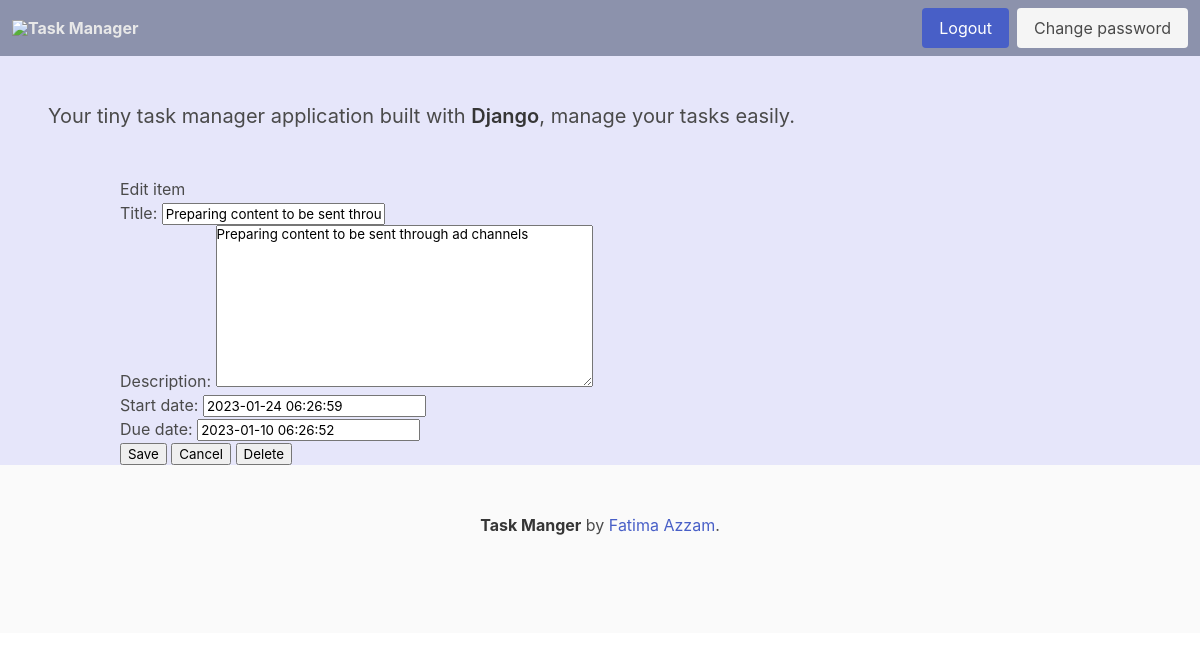
Page /task/4/ (signed in) on the earlier database version.
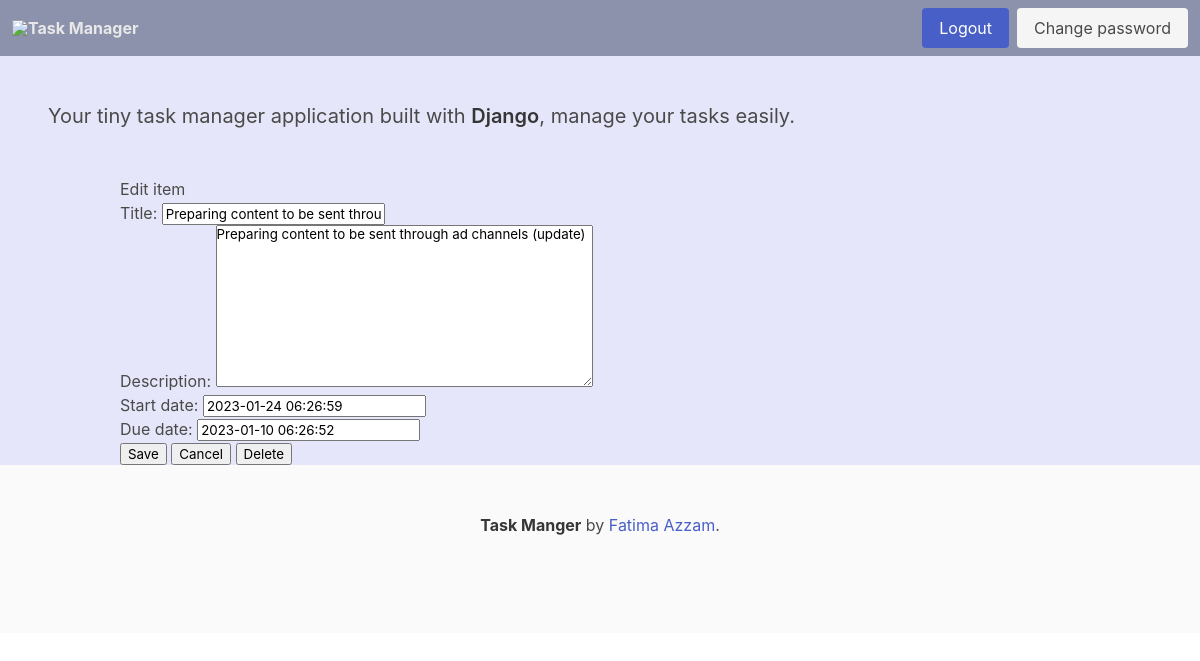
Same page on the later database version.
### task_app/models.py (models this page shows, shortened)
class TaskItem(models.Model):
    title = models.CharField(max_length=100)
    description = models.TextField(null=True, blank=True)
    created_date = models.DateTimeField(auto_now_add=True)
    start_date = models.DateTimeField(default=timezone.now)
    due_date = models.DateTimeField(default=one_week_hence)
    class Meta:
        ordering = ["due_date"]

### task_app/views.py (the view)
# urls.py: path("task/<int:pk>/", views.ItemUpdate.as_view(), name="item-update", ),
class ItemUpdate(UpdateView):
    model = TaskItem
    fields = [
        "title",
        "description",
        "start_date",
        "due_date",
        ]
    @method_decorator(login_required)
    def dispatch(self, *args, **kwargs):
        return super(ItemUpdate, self).dispatch(*args, **kwargs)
    def get_context_data(self):
        context = super(ItemUpdate, self).get_context_data()
        context["title"] = "Edit item"
        return context

### task_app/templates/task_app/taskitem_form.html (shortened to what this page needs)
{% extends "base.html" %}
{% block content %}
<h3>{{ title }}</h3>
<div>
    <div>
        <form method="post">
            {{ form.as_p }}
            <input
                value="Save"
                type="submit">
           <input
                value="Cancel"
                type="button"
                onclick="location.href='{% url "index" %}';">
            {% if object %}
            <input
                value="Delete"
                type="button"
                onclick="location.href=
                '{% url "task-delete" object.id %}'">
            {% endif %}
        </form>
    </div>
</div>
{% endblock %}

Differences in the rows shown:
changed TaskItem "Preparing content to be sent through ad channels": description "Preparing content to be sent through ad channels" → "Preparing content to be sent through ad channels (update)"
